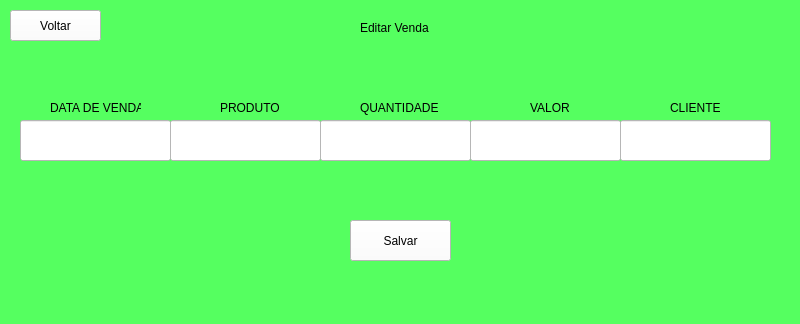
<?xml version="1.0" encoding="UTF-8"?>
<ui version="4.0">
 <class>MainWindow</class>
 <widget class="QMainWindow" name="MainWindow">
  <property name="geometry">
   <rect>
    <x>0</x>
    <y>0</y>
    <width>800</width>
    <height>324</height>
   </rect>
  </property>
  <property name="windowTitle">
   <string>MainWindow</string>
  </property>
  <property name="styleSheet">
   <string notr="true">background-color: rgb(85, 255, 96);</string>
  </property>
  <widget class="QWidget" name="centralwidget">
   <widget class="QLabel" name="label">
    <property name="geometry">
     <rect>
      <x>360</x>
      <y>20</y>
      <width>71</width>
      <height>16</height>
     </rect>
    </property>
    <property name="text">
     <string>Editar Venda</string>
    </property>
   </widget>
   <widget class="QLabel" name="label_2">
    <property name="geometry">
     <rect>
      <x>50</x>
      <y>100</y>
      <width>91</width>
      <height>16</height>
     </rect>
    </property>
    <property name="text">
     <string>DATA DE VENDA</string>
    </property>
   </widget>
   <widget class="QLabel" name="label_3">
    <property name="geometry">
     <rect>
      <x>220</x>
      <y>100</y>
      <width>101</width>
      <height>16</height>
     </rect>
    </property>
    <property name="text">
     <string>PRODUTO</string>
    </property>
   </widget>
   <widget class="QLabel" name="label_4">
    <property name="geometry">
     <rect>
      <x>530</x>
      <y>100</y>
      <width>141</width>
      <height>16</height>
     </rect>
    </property>
    <property name="text">
     <string>VALOR</string>
    </property>
   </widget>
   <widget class="QLineEdit" name="lineEdit">
    <property name="geometry">
     <rect>
      <x>20</x>
      <y>120</y>
      <width>151</width>
      <height>41</height>
     </rect>
    </property>
    <property name="styleSheet">
     <string notr="true">background-color: rgb(255, 255, 255);</string>
    </property>
   </widget>
   <widget class="QPushButton" name="pushButton">
    <property name="geometry">
     <rect>
      <x>350</x>
      <y>220</y>
      <width>101</width>
      <height>41</height>
     </rect>
    </property>
    <property name="styleSheet">
     <string notr="true">background-color: rgb(255, 255, 255);</string>
    </property>
    <property name="text">
     <string>Salvar</string>
    </property>
   </widget>
   <widget class="QLineEdit" name="lineEdit_2">
    <property name="geometry">
     <rect>
      <x>170</x>
      <y>120</y>
      <width>151</width>
      <height>41</height>
     </rect>
    </property>
    <property name="styleSheet">
     <string notr="true">background-color: rgb(255, 255, 255);</string>
    </property>
   </widget>
   <widget class="QLineEdit" name="lineEdit_3">
    <property name="geometry">
     <rect>
      <x>320</x>
      <y>120</y>
      <width>151</width>
      <height>41</height>
     </rect>
    </property>
    <property name="styleSheet">
     <string notr="true">background-color: rgb(255, 255, 255);</string>
    </property>
   </widget>
   <widget class="QLineEdit" name="lineEdit_4">
    <property name="geometry">
     <rect>
      <x>470</x>
      <y>120</y>
      <width>151</width>
      <height>41</height>
     </rect>
    </property>
    <property name="styleSheet">
     <string notr="true">background-color: rgb(255, 255, 255);</string>
    </property>
   </widget>
   <widget class="QLineEdit" name="lineEdit_5">
    <property name="geometry">
     <rect>
      <x>620</x>
      <y>120</y>
      <width>151</width>
      <height>41</height>
     </rect>
    </property>
    <property name="styleSheet">
     <string notr="true">background-color: rgb(255, 255, 255);</string>
    </property>
   </widget>
   <widget class="QLabel" name="label_5">
    <property name="geometry">
     <rect>
      <x>360</x>
      <y>100</y>
      <width>141</width>
      <height>16</height>
     </rect>
    </property>
    <property name="text">
     <string>QUANTIDADE</string>
    </property>
   </widget>
   <widget class="QLabel" name="label_6">
    <property name="geometry">
     <rect>
      <x>670</x>
      <y>100</y>
      <width>141</width>
      <height>16</height>
     </rect>
    </property>
    <property name="text">
     <string>CLIENTE</string>
    </property>
   </widget>
   <widget class="QPushButton" name="pushButton_2">
    <property name="geometry">
     <rect>
      <x>10</x>
      <y>10</y>
      <width>91</width>
      <height>31</height>
     </rect>
    </property>
    <property name="styleSheet">
     <string notr="true">background-color: rgb(255, 255, 255);</string>
    </property>
    <property name="text">
     <string>Voltar</string>
    </property>
   </widget>
  </widget>
  <widget class="QMenuBar" name="menubar">
   <property name="geometry">
    <rect>
     <x>0</x>
     <y>0</y>
     <width>800</width>
     <height>21</height>
    </rect>
   </property>
  </widget>
  <widget class="QStatusBar" name="statusbar"/>
 </widget>
 <resources/>
 <connections/>
</ui>
